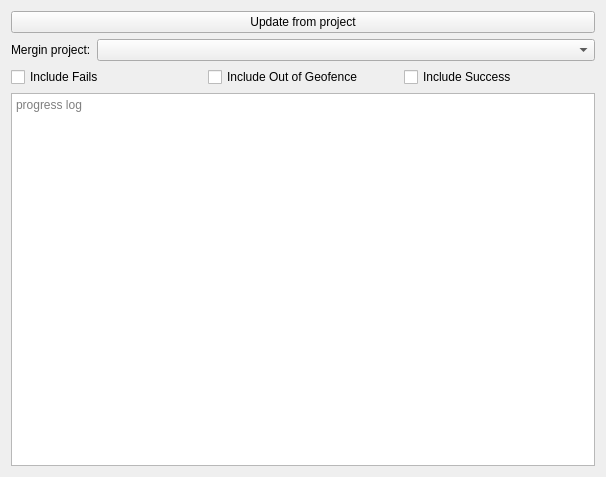
<?xml version="1.0" encoding="UTF-8"?>
<ui version="4.0">
 <class>WizardPage</class>
 <widget class="QWizardPage" name="WizardPage">
  <property name="geometry">
   <rect>
    <x>0</x>
    <y>0</y>
    <width>606</width>
    <height>477</height>
   </rect>
  </property>
  <property name="windowTitle">
   <string>WizardPage</string>
  </property>
  <property name="title">
   <string>Update from project</string>
  </property>
  <property name="subTitle">
   <string>Merge modified project layers into geocoded results</string>
  </property>
  <attribute name="pageId">
   <string notr="true">update_from_mergin_id</string>
  </attribute>
  <layout class="QVBoxLayout" name="verticalLayout">
   <item>
    <widget class="QPushButton" name="update_from_project_pb">
     <property name="text">
      <string>Update from project</string>
     </property>
    </widget>
   </item>
   <item>
    <layout class="QFormLayout" name="formLayout">
     <item row="0" column="0">
      <widget class="QLabel" name="label">
       <property name="text">
        <string>Mergin project:</string>
       </property>
       <property name="textInteractionFlags">
        <set>Qt::LinksAccessibleByKeyboard|Qt::LinksAccessibleByMouse|Qt::TextBrowserInteraction|Qt::TextSelectableByKeyboard|Qt::TextSelectableByMouse</set>
       </property>
      </widget>
     </item>
     <item row="0" column="1">
      <widget class="QComboBox" name="mergin_project_cb"/>
     </item>
    </layout>
   </item>
   <item>
    <layout class="QGridLayout" name="gridLayout">
     <item row="1" column="0">
      <widget class="QCheckBox" name="include_fails_ckb">
       <property name="text">
        <string>Include Fails</string>
       </property>
      </widget>
     </item>
     <item row="1" column="2">
      <widget class="QCheckBox" name="include_success_ckb">
       <property name="text">
        <string>Include Success</string>
       </property>
      </widget>
     </item>
     <item row="1" column="1">
      <widget class="QCheckBox" name="include_out_of_geofence_ckb">
       <property name="text">
        <string>Include Out of Geofence</string>
       </property>
      </widget>
     </item>
    </layout>
   </item>
   <item>
    <widget class="QTextEdit" name="progress_text">
     <property name="placeholderText">
      <string>progress log</string>
     </property>
    </widget>
   </item>
  </layout>
 </widget>
 <resources/>
 <connections/>
</ui>
